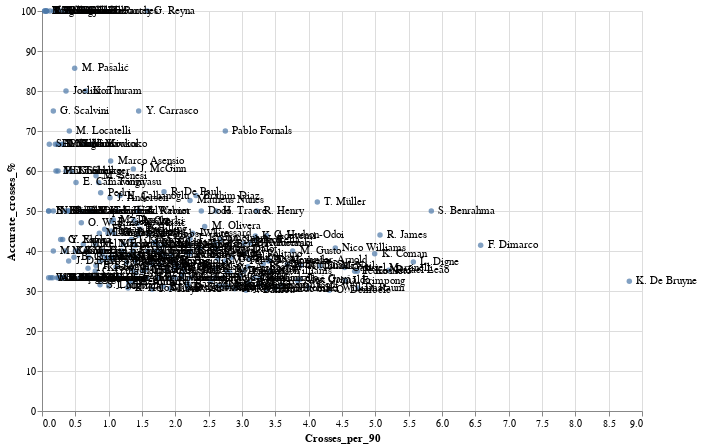

The notebook cell saved with this chart:
### Code cell
# Create the scatter plot using Altair
scatter_plot = alt.Chart(filtered_crossers).mark_circle().encode(
    x='Crosses_per_90',
    y='Accurate_crosses_%',
    tooltip=['Player', 'Crosses_per_90', 'Accurate_crosses_%']
).properties(
    width=600,
    height=400
)

# Add player labels
text = scatter_plot.mark_text(
    align='left',
    baseline='middle',
    dx=7  # Offset the labels to the right for better visibility
).encode(
    x='Crosses_per_90',
    y='Accurate_crosses_%',
    text='Player'
)

# Combine the scatter plot and text
scatter_plot_with_labels = (scatter_plot + text)

# Show the scatter plot with player labels
scatter_plot_with_labels

### Figure 1 — Vega-Lite specification as saved in the notebook (floating-point values rounded to 4 significant figures; data arrays with more than 128 entries replaced by an {"elided": "..."} marker saying what was removed)
{"config": {"view": {"continuousWidth": 300, "continuousHeight": 300}}, "layer": [{"mark": {"type": "circle"}, "encoding": {"tooltip": [{"field": "Player", "type": "nominal"}, {"field": "Crosses_per_90", "type": "quantitative"}, {"field": "Accurate_crosses_%", "type": "quantitative"}], "x": {"field": "Crosses_per_90", "type": "quantitative"}, "y": {"field": "Accurate_crosses_%", "type": "quantitative"}}}, {"mark": {"type": "text", "align": "left", "baseline": "middle", "dx": 7}, "encoding": {"text": {"field": "Player", "type": "nominal"}, "tooltip": [{"field": "Player", "type": "nominal"}, {"field": "Crosses_per_90", "type": "quantitative"}, {"field": "Accurate_crosses_%", "type": "quantitative"}], "x": {"field": "Crosses_per_90", "type": "quantitative"}, "y": {"field": "Accurate_crosses_%", "type": "quantitative"}}}], "data": {"name": "data-9d8f632931a6071cec50baaa3b0d276f"}, "height": 400, "width": 600, "$schema": "https://vega.github.io/schema/vega-lite/v5.16.3.json", "datasets": {"data-9d8f632931a6071cec50baaa3b0d276f": {"elided": "237 records"}}}
